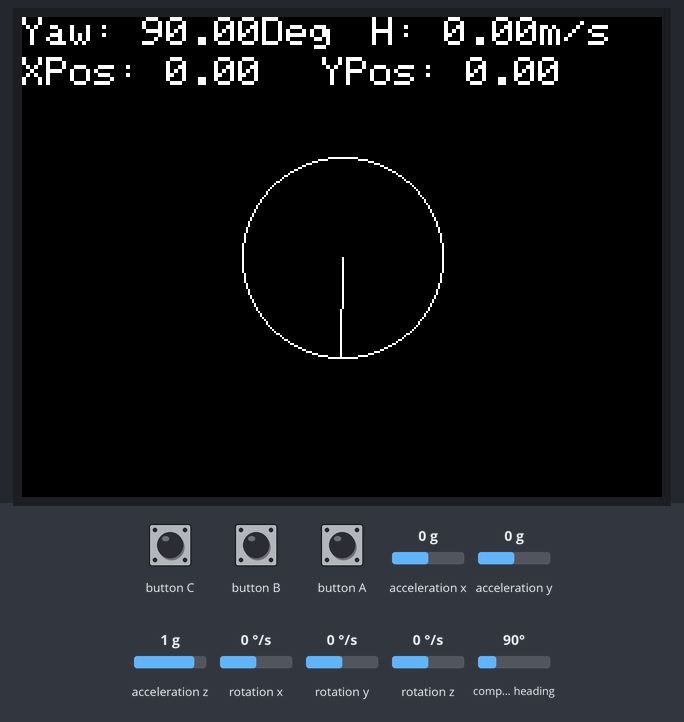
A sketch run on a simulated ESP32. Parts: 320×240 colour display. Inputs (shaded band) come from the test bench; at power-on: acceleration x 0 g, compass heading 90°, acceleration z 1 g, acceleration y 0 g, rotation x 0 °/s, rotation y 0 °/s, rotation z 0 °/s. What the sketch prints to the serial monitor is not drawn.

Above: at 1.3 s.
1.4 s: acceleration x set to -1.4 g
4.4 s: compass heading set to 7°
At 5.2 s:
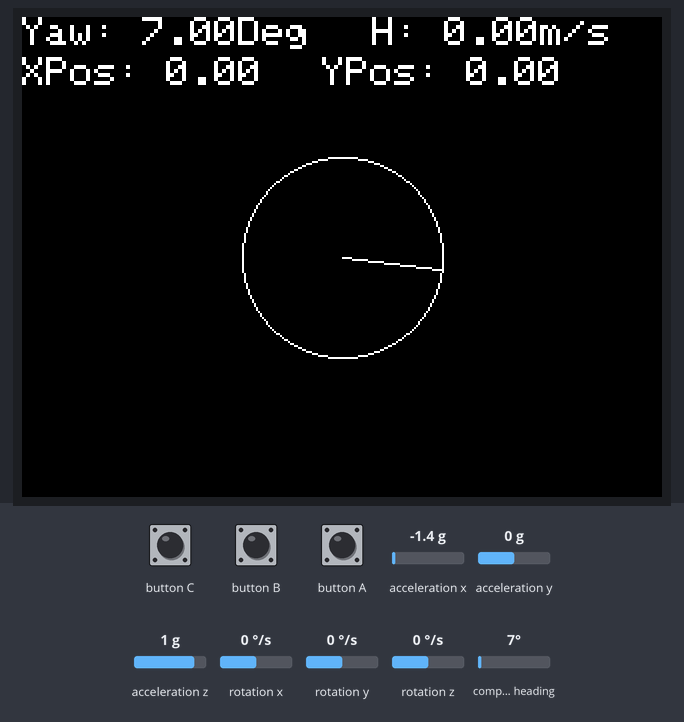
7.4 s: compass heading set to 180°
At 8.4 s:
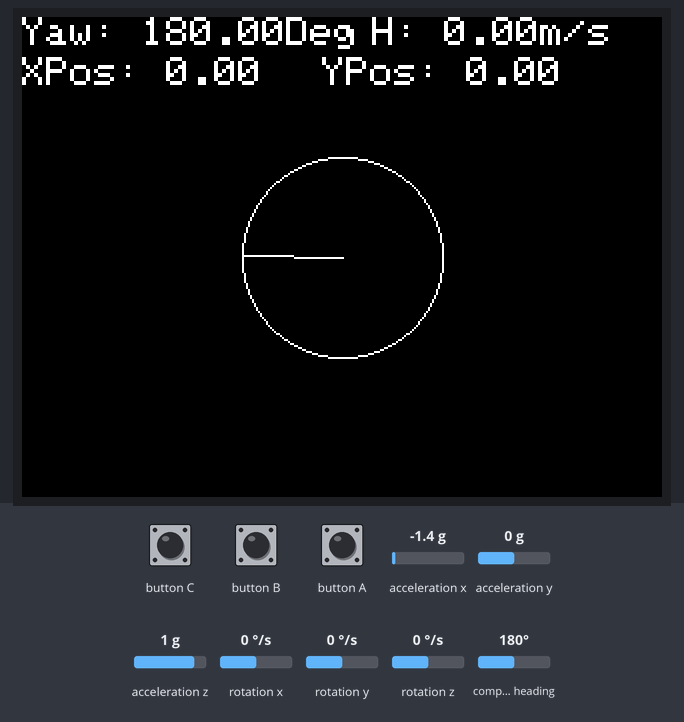
10.4 s: button C pressed for 0.15 s
At 10.54 s:
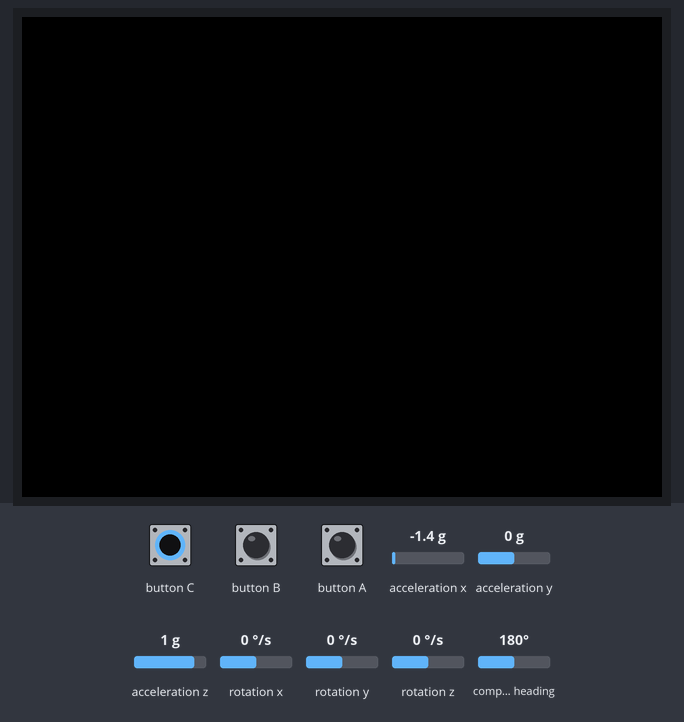
13.5 s: compass heading set to 269°
At 14.6 s:
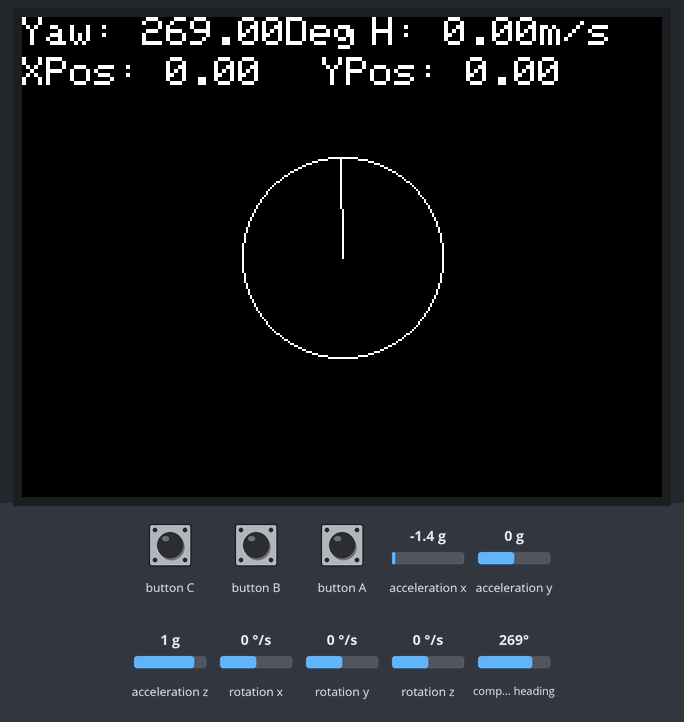
16.5 s: acceleration z set to -1.4 g
Timing chart, 0 to 19.5 s (numbered marks = the images above; inputs shaded):
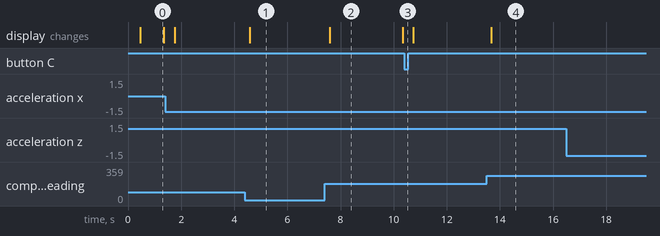

Measured:
- after the input at 4.4 s, the display: changes after 0.17 s (image 1)
- after the input at 7.4 s, the display: changes after 0.20 s (image 2)
- after the input at 13.5 s, the display: changes after 0.18 s (image 4)
- what the display in image 0 shows lasts 0.9 s, from 0.5 s to 1.4 s
- what the display in image 2 shows lasts 2.7 s, from 7.6 s to 10.3 s

The sketch:

IMU_Data_BNO055_send.ino
```cpp
#include <M5Stack.h>
#include <WiFi.h>
#include <WiFiUdp.h>
#include <Adafruit_Sensor.h>
#include <Adafruit_BNO055.h>
#include <utility/imumaths.h>
#include <Wire.h>

// Set up WiFi AP mode
const char* apSsid = "M5Stack_AP";
const char* apPassword = "12345678";

uint16_t BNO055_SAMPLERATE_DELAY_MS = 100;
Adafruit_BNO055 bno = Adafruit_BNO055(55, 0x28, &Wire);

double xPos = 0, yPos = 0, headingVel = 0, xvel=0, yvel=0, xdist=0, ydist=0;
double ACCEL_VEL_TRANSITION =  (double)(BNO055_SAMPLERATE_DELAY_MS) / 1000.0;
double ACCEL_POS_TRANSITION = 0.5 * ACCEL_VEL_TRANSITION * ACCEL_VEL_TRANSITION;
double DEG_2_RAD = 0.01745329252; //trig functions require radians, BNO055 outputs degrees

WiFiUDP udp;

void setup() {
  M5.begin();
  Serial.begin(115200);

  // Initialize WiFi AP mode
  WiFi.softAP(apSsid, apPassword);
  Serial.println("WiFi AP mode enabled");

  /* Initialise the sensor */
  if (!bno.begin())
  {
    /* There was a problem detecting the BNO055 ... check your connections */
    Serial.print("Ooops, no BNO055 detected ... Check your wiring or I2C ADDR!");
    while (1);
  }

  // Initialize UDP server
  udp.begin(55555);
  Serial.println("UDP server started");
}

void loop() {
  // Read IMU data
  sensors_event_t orientationData, angVelocityData, linearAccelData, magnetometerData, accelerometerData, gravityData;
  bno.getEvent(&orientationData, Adafruit_BNO055::VECTOR_EULER);
  bno.getEvent(&angVelocityData, Adafruit_BNO055::VECTOR_GYROSCOPE);
  bno.getEvent(&linearAccelData, Adafruit_BNO055::VECTOR_LINEARACCEL);
  bno.getEvent(&magnetometerData, Adafruit_BNO055::VECTOR_MAGNETOMETER);
  bno.getEvent(&accelerometerData, Adafruit_BNO055::VECTOR_ACCELEROMETER);
  bno.getEvent(&gravityData, Adafruit_BNO055::VECTOR_GRAVITY);

  // xPos = xPos + ACCEL_POS_TRANSITION * linearAccelData.acceleration.x;
  // yPos = yPos + ACCEL_POS_TRANSITION * linearAccelData.acceleration.y;

  // xvel = xvel + linearAccelData.acceleration.x + ACCEL_VEL_TRANSITION;
  // yvel = yvel + linearAccelData.acceleration.y + ACCEL_VEL_TRANSITION;

  xPos = xPos + ACCEL_POS_TRANSITION * linearAccelData.acceleration.x;
  yPos = yPos + ACCEL_POS_TRANSITION * linearAccelData.acceleration.y;

   // Calculate the distance traveled
  // xdist += abs(xvel) * ACCEL_VEL_TRANSITION;  // Accumulate distance along X
  // ydist += abs(yvel) * ACCEL_VEL_TRANSITION;  // Accumulate distance along Y

  // velocity of sensor in the direction it's facing
  headingVel = ACCEL_VEL_TRANSITION * linearAccelData.acceleration.x / cos(DEG_2_RAD * orientationData.orientation.x);

  // Create a UDP packet with the IMU data
  char buffer[1024];
  int bufferSize = sizeof(buffer) / sizeof(buffer[0]);
  int bytesWritten = snprintf(buffer, bufferSize, "%5.2f,%5.2f,%5.2f,%5.2f,%5.2f,%5.2f,%5.2f,%5.2f,%5.2f,%5.2f,%5.2f,%5.2f,%5.2f,%5.2f,%5.2f,%5.2f,%5.2f,%5.2f,%5.2f,%5.2f,%5.2f",
          orientationData.orientation.x, orientationData.orientation.y, orientationData.orientation.z,
          angVelocityData.gyro.x, angVelocityData.gyro.y, angVelocityData.gyro.z,
          linearAccelData.acceleration.x, linearAccelData.acceleration.y, linearAccelData.acceleration.z,
          magnetometerData.magnetic.x, magnetometerData.magnetic.y, magnetometerData.magnetic.z,
          accelerometerData.acceleration.x, accelerometerData.acceleration.y, accelerometerData.acceleration.z,
          gravityData.acceleration.x, gravityData.acceleration.y, gravityData.acceleration.z,
          xPos, yPos, headingVel);

  if (bytesWritten >= bufferSize) {
    Serial.println("Buffer overflow! Increase buffer size.");
  } else {
  // Send the UDP packet to the PC
  udp.beginPacket("192.168.4.2", 55555); // Replace with the PC's IP address
  //udp.write(buffer);
  udp.write((uint8_t*)buffer, bytesWritten);
  udp.endPacket();
    // Send the IMU data to the PC via serial
  Serial.print("IMU Data: ");
  Serial.println(buffer);
  }

  // Display yaw (orientation) data on the LCD
  M5.Lcd.fillScreen(BLACK);
  M5.Lcd.setTextSize(2);
  M5.Lcd.setTextColor(WHITE);
  M5.Lcd.setCursor(0, 0);
  M5.Lcd.print("Yaw: ");
  M5.Lcd.print(orientationData.orientation.x);
  M5.Lcd.print("Deg");

  M5.Lcd.setCursor(175, 0);
  M5.Lcd.print("H: ");
  M5.Lcd.print(headingVel);
  M5.Lcd.print("m/s");

  M5.Lcd.setCursor(0, 20);
  M5.Lcd.print("XPos: ");
  M5.Lcd.print(xPos);
  M5.Lcd.setCursor(150, 20);
  M5.Lcd.print("YPos: ");
  M5.Lcd.print(yPos);

  // M5.Lcd.setCursor(0, 40);
  // M5.Lcd.print("Xdist: ");
  // M5.Lcd.print(xdist);
  // M5.Lcd.setCursor(150, 40);
  // M5.Lcd.print("Ydist: ");
  // M5.Lcd.print(ydist);

  //   // Draw pitch and roll bar lines
  // int barWidth = 10;
  // int pitchBarLength = map(orientationData.orientation.y, -90, 90, -50, 50);  // Map pitch from -90 to 90 degrees
  // int rollBarLength = map(orientationData.orientation.z, -180, 180, -50, 50); // Map roll from -180 to 180 degrees

  // M5.Lcd.fillRect(120, 100 - pitchBarLength / 2, barWidth, pitchBarLength, RED);  // Pitch bar
  // M5.Lcd.fillRect(150, 100 - rollBarLength / 2, barWidth, rollBarLength, BLUE);   // Roll bar

  // Draw a simple compass rose
  int centerX = M5.Lcd.width() / 2;
  int centerY = M5.Lcd.height() / 2;
  int radius = 50;
  M5.Lcd.drawCircle(centerX, centerY, radius, WHITE);
  M5.Lcd.drawLine(centerX, centerY, centerX + radius * cos(DEG_2_RAD * orientationData.orientation.x), centerY + radius * sin(DEG_2_RAD * orientationData.orientation.x), WHITE);

  M5.update();
  delay(10);
}
```
